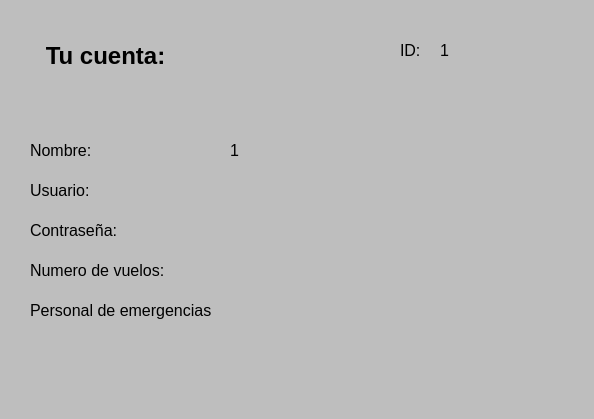
<?xml version="1.0" encoding="UTF-8"?>
<ui version="4.0">
 <class>Dialog</class>
 <widget class="QDialog" name="Dialog">
  <property name="windowModality">
   <enum>Qt::ApplicationModal</enum>
  </property>
  <property name="enabled">
   <bool>true</bool>
  </property>
  <property name="geometry">
   <rect>
    <x>0</x>
    <y>0</y>
    <width>594</width>
    <height>419</height>
   </rect>
  </property>
  <property name="windowTitle">
   <string>Informacion de Cuenta</string>
  </property>
  <property name="styleSheet">
   <string notr="true">background-color: rgb(190, 190, 190);</string>
  </property>
  <widget class="QLabel" name="label">
   <property name="geometry">
    <rect>
     <x>20</x>
     <y>20</y>
     <width>171</width>
     <height>71</height>
    </rect>
   </property>
   <property name="font">
    <font>
     <pointsize>18</pointsize>
     <bold>true</bold>
    </font>
   </property>
   <property name="text">
    <string>Tu cuenta:</string>
   </property>
   <property name="alignment">
    <set>Qt::AlignCenter</set>
   </property>
  </widget>
  <widget class="QLabel" name="label_2">
   <property name="geometry">
    <rect>
     <x>30</x>
     <y>140</y>
     <width>171</width>
     <height>21</height>
    </rect>
   </property>
   <property name="font">
    <font>
     <pointsize>12</pointsize>
    </font>
   </property>
   <property name="text">
    <string>Nombre:</string>
   </property>
  </widget>
  <widget class="QLabel" name="label_3">
   <property name="geometry">
    <rect>
     <x>30</x>
     <y>180</y>
     <width>171</width>
     <height>21</height>
    </rect>
   </property>
   <property name="font">
    <font>
     <pointsize>12</pointsize>
    </font>
   </property>
   <property name="text">
    <string>Usuario:</string>
   </property>
  </widget>
  <widget class="QLabel" name="label_4">
   <property name="geometry">
    <rect>
     <x>30</x>
     <y>220</y>
     <width>171</width>
     <height>21</height>
    </rect>
   </property>
   <property name="font">
    <font>
     <pointsize>12</pointsize>
    </font>
   </property>
   <property name="text">
    <string>Contraseña:</string>
   </property>
  </widget>
  <widget class="QLabel" name="label_5">
   <property name="geometry">
    <rect>
     <x>30</x>
     <y>260</y>
     <width>171</width>
     <height>21</height>
    </rect>
   </property>
   <property name="font">
    <font>
     <pointsize>12</pointsize>
    </font>
   </property>
   <property name="text">
    <string>Numero de vuelos:</string>
   </property>
  </widget>
  <widget class="QLabel" name="label_6">
   <property name="geometry">
    <rect>
     <x>30</x>
     <y>300</y>
     <width>181</width>
     <height>21</height>
    </rect>
   </property>
   <property name="font">
    <font>
     <pointsize>12</pointsize>
    </font>
   </property>
   <property name="text">
    <string>Personal de emergencias:</string>
   </property>
  </widget>
  <widget class="QLabel" name="txtNombre">
   <property name="geometry">
    <rect>
     <x>230</x>
     <y>140</y>
     <width>171</width>
     <height>21</height>
    </rect>
   </property>
   <property name="font">
    <font>
     <pointsize>12</pointsize>
    </font>
   </property>
   <property name="text">
    <string>1</string>
   </property>
  </widget>
  <widget class="QLabel" name="txtUsuario">
   <property name="geometry">
    <rect>
     <x>230</x>
     <y>180</y>
     <width>171</width>
     <height>21</height>
    </rect>
   </property>
   <property name="font">
    <font>
     <pointsize>12</pointsize>
    </font>
   </property>
   <property name="text">
    <string/>
   </property>
  </widget>
  <widget class="QLabel" name="txtContrasena">
   <property name="geometry">
    <rect>
     <x>230</x>
     <y>220</y>
     <width>171</width>
     <height>21</height>
    </rect>
   </property>
   <property name="font">
    <font>
     <pointsize>12</pointsize>
    </font>
   </property>
   <property name="text">
    <string/>
   </property>
  </widget>
  <widget class="QLabel" name="txtNumeroV">
   <property name="geometry">
    <rect>
     <x>230</x>
     <y>260</y>
     <width>171</width>
     <height>21</height>
    </rect>
   </property>
   <property name="font">
    <font>
     <pointsize>12</pointsize>
    </font>
   </property>
   <property name="text">
    <string/>
   </property>
  </widget>
  <widget class="QLabel" name="txtPersonalE">
   <property name="geometry">
    <rect>
     <x>230</x>
     <y>300</y>
     <width>251</width>
     <height>21</height>
    </rect>
   </property>
   <property name="font">
    <font>
     <pointsize>12</pointsize>
    </font>
   </property>
   <property name="text">
    <string/>
   </property>
  </widget>
  <widget class="QLabel" name="txtEsAdmin">
   <property name="geometry">
    <rect>
     <x>150</x>
     <y>380</y>
     <width>261</width>
     <height>21</height>
    </rect>
   </property>
   <property name="font">
    <font>
     <pointsize>12</pointsize>
    </font>
   </property>
   <property name="text">
    <string/>
   </property>
   <property name="alignment">
    <set>Qt::AlignCenter</set>
   </property>
  </widget>
  <widget class="QLabel" name="lblid">
   <property name="geometry">
    <rect>
     <x>400</x>
     <y>40</y>
     <width>31</width>
     <height>21</height>
    </rect>
   </property>
   <property name="font">
    <font>
     <pointsize>12</pointsize>
    </font>
   </property>
   <property name="text">
    <string>ID:</string>
   </property>
  </widget>
  <widget class="QLabel" name="txtID">
   <property name="geometry">
    <rect>
     <x>440</x>
     <y>40</y>
     <width>51</width>
     <height>21</height>
    </rect>
   </property>
   <property name="font">
    <font>
     <pointsize>12</pointsize>
    </font>
   </property>
   <property name="text">
    <string>1</string>
   </property>
  </widget>
 </widget>
 <resources>
  <include location="rec1.qrc"/>
 </resources>
 <connections/>
</ui>
